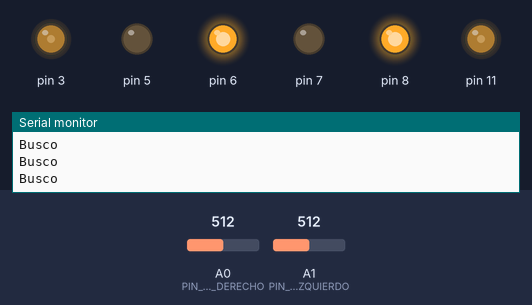
This program was run on a simulated Arduino Nano, built with avr-gcc and run on an emulated ATmega328P. Parts: output pins drawn as LEDs (lit = HIGH), the last lines printed to the serial monitor. The inputs (shaded band) are chosen by the test bench; at power-on: A0 (PIN_QRE_DERECHO) = 512, A1 (PIN_QRE_IZQUIERDO) = 512.

Above: at 1.2 s.
1.3 s: A0 (PIN_QRE_DERECHO) set to 486
At 2.0 s:
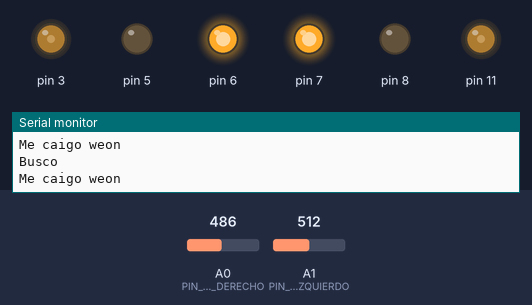
2.8 s: A0 (PIN_QRE_DERECHO) set to 511
At 3.4 s:
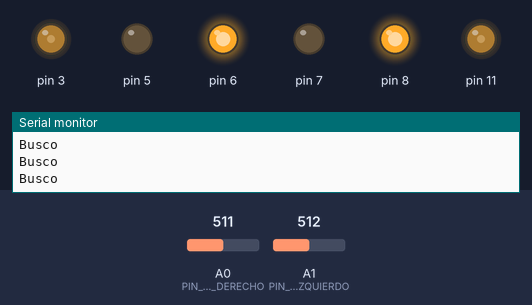
5.8 s: A0 (PIN_QRE_DERECHO) set to 306
At 6.7 s:
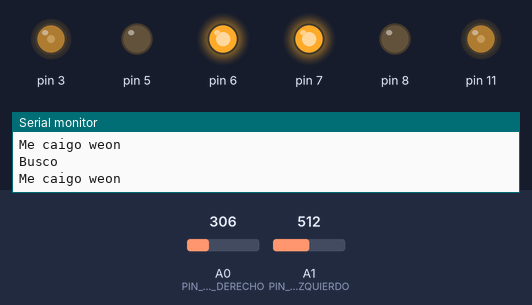
Timing chart, 0 to 8.8 s (numbered marks = the images above; inputs shaded):
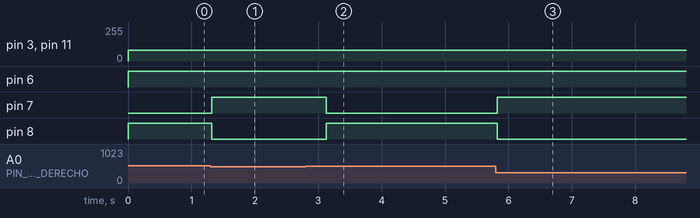

Measured:
- the behaviour switches between 500 and 499 on A0 (PIN_QRE_DERECHO) (found by bisection; images 0 and 1)
- after the input at 1.3 s, pin 7: LOW → HIGH at once; pin 8: HIGH → LOW at once
- after the input at 2.8 s, pin 7: HIGH → LOW after 0.33 s; pin 8: LOW → HIGH after 0.33 s
- after the input at 5.8 s, pin 7: LOW → HIGH at once; pin 8: HIGH → LOW at once

The program:

main.cpp
```cpp
//---------------------QRE1113--------------------
// ROSA:     SEÑAL
// AMARILLO: GND
// CELESTE:  VCC

#include <Arduino.h>
#include <Motores.h>

//-------------------MOTORES--------------------
#define MOTOR_DER_1 6
#define MOTOR_DER_2 5

#define MOTOR_IZQ_1 8
#define MOTOR_IZQ_2 7

#define PWM_MOTOR_DER 3
#define PWM_MOTOR_IZQ 11

Motores MotorDer(MOTOR_DER_1, MOTOR_DER_2, PWM_MOTOR_DER);
Motores MotorIzq(MOTOR_IZQ_1, MOTOR_IZQ_2, PWM_MOTOR_IZQ);

#define PIN_QRE_DERECHO A0
#define PIN_QRE_IZQUIERDO A1

#define DEBUG_SERIAL 0 // 1 permitido, 0 no permitido

unsigned int QREder = 0;
unsigned int QREizq = 0;
unsigned int BordeTatami = 500; // Si ve lìnea blanca tende de 200 a 720     Si
                                // ve lo negro tende de 800 a 1000

int Pines_QRE[2] = {
    PIN_QRE_DERECHO,
    PIN_QRE_IZQUIERDO,
};

void AsignarPines() {
  for (int idx = 0; idx < 2; idx++) {
    int pin = Pines_QRE[idx];
    pinMode(pin, INPUT);
  }
}

void Sensar() {
  QREder = analogRead(PIN_QRE_DERECHO);
  QREizq = analogRead(PIN_QRE_IZQUIERDO);

  if (DEBUG_SERIAL) {
    Serial.print("IZQ: ");
    Serial.print(QREizq);
    Serial.print("   DER: ");
    Serial.println(QREder);
  }
}

void Borde() {
  MotorDer.Go(80);
  MotorIzq.Go(80);
  Serial.println("Busco");

  if (QREder < BordeTatami || QREizq < BordeTatami) {
    Serial.println("Me caigo weon");
    MotorDer.Go(80);
    MotorIzq.Ba(80);
    delay(300);
    MotorDer.Go(80);
    MotorIzq.Ba(80);
    delay(300);
  }
}

void setup() {
  Serial.begin(9600);
  AsignarPines();
}

void loop() {
  Sensar();
  Borde();
}
```
